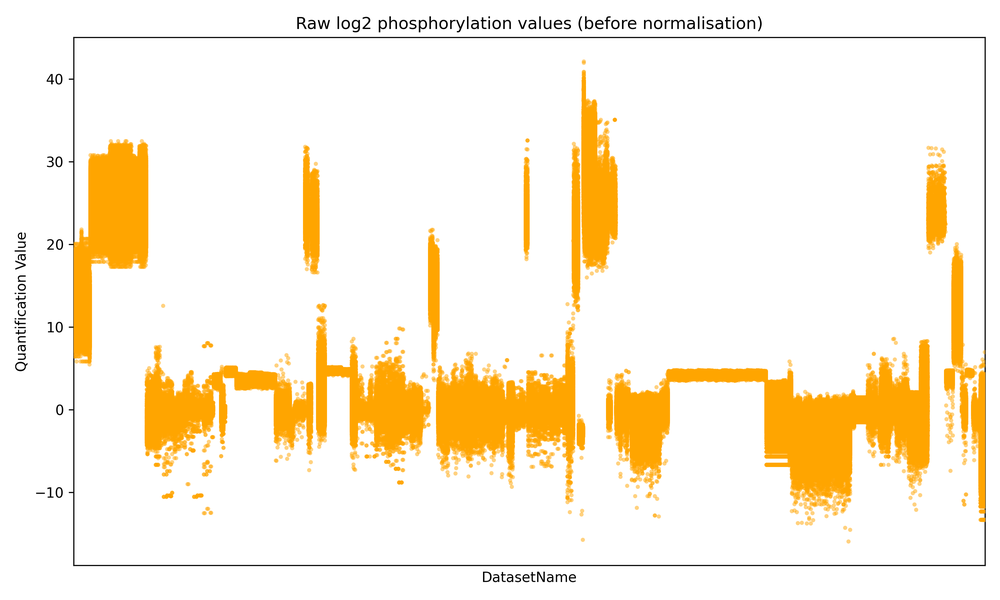
#> input picture 04_plots/raw_scatter_plot.png, 1000 x 600 px, shrunk from 3000 x 1800 before the run, found by its file name
$ python allplots.py
#> lines starting #> are read from the running program, lines starting #| are printed output that depends on the picture
import matplotlib.pyplot as plt
import matplotlib.image as mpimg

# Define the image paths and titles in the desired order
plot_paths = [
    "/data/home/bt24990/maryam-ko-QMUL-MSc-Project/04_plots/raw_scatter_plot.png",
    "/data/home/bt24990/maryam-ko-QMUL-MSc-Project/04_plots/normalised_scatter.png",
    "/data/home/bt24990/maryam-ko-QMUL-MSc-Project/04_plots/raw_mean_plot.png",
    "/data/home/bt24990/maryam-ko-QMUL-MSc-Project/04_plots/normalised_mean.png"
]

# Create a 2x2 panel layout
fig, axs = plt.subplots(2, 2, figsize=(12, 10))

# Loop and assign images
for i, ax in enumerate(axs.flat):
    img = mpimg.imread(plot_paths[i])
#> img is the input picture: shape (600, 1000, 4) float32; mean R, G, B, A 0.99, 0.947, 0.868, 1
    ax.imshow(img)
    ax.axis('off')

# Tidy up layout
plt.tight_layout()

# Show or save
plt.show()
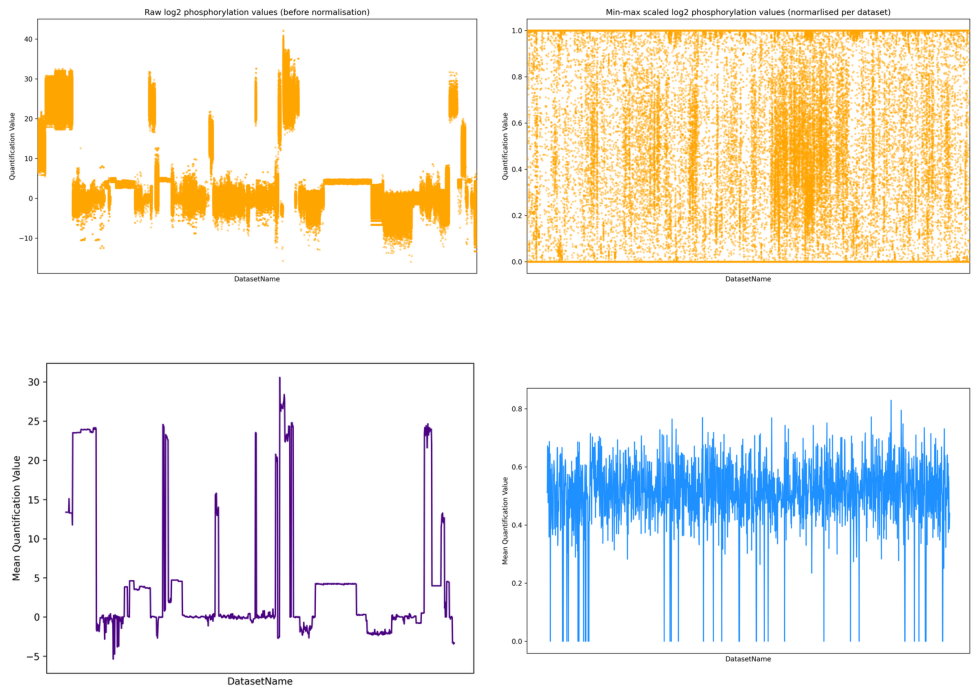
#> figure drawn by matplotlib, 4 panels
plt.savefig("comparison_panels.png", dpi=300)
